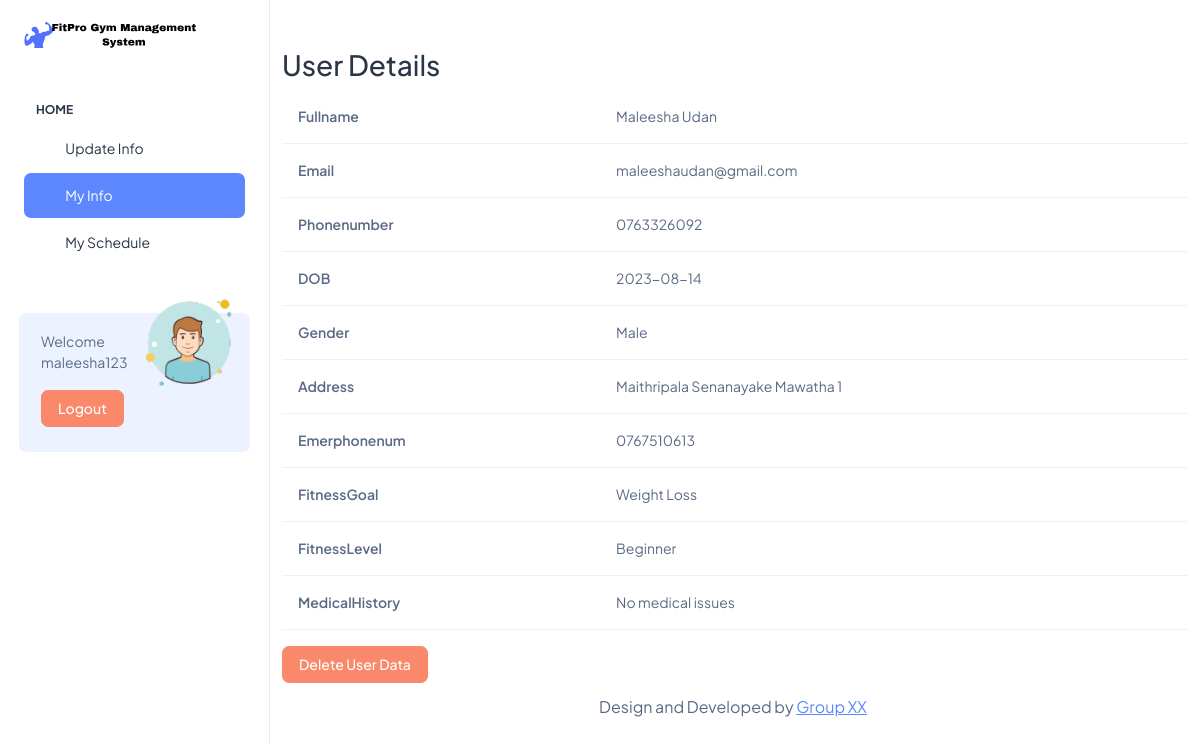
Page /myinfo.php (signed in) on the committed database.
### tables this page shows
CREATE TABLE `info` (
  `id` int(11) NOT NULL,
  `username` varchar(30) DEFAULT NULL,
  `fullname` varchar(255) DEFAULT NULL,
  `email` varchar(255) DEFAULT NULL,
  `phonenumber` varchar(20) DEFAULT NULL,
  `DOB` varchar(10) DEFAULT NULL,
  `gender` varchar(10) DEFAULT NULL,
  `address` varchar(255) DEFAULT NULL,
  `emerphonenum` varchar(20) DEFAULT NULL,
  `fitnessGoal` varchar(255) DEFAULT NULL,
  `fitnessLevel` varchar(255) DEFAULT NULL,
  `medicalHistory` text DEFAULT NULL
);

### myinfo.php (the view, shortened to what this page needs)
<?php
        require_once "dbconfig.php";
        $username = $_SESSION["username"];
        $selectQuery = "SELECT * FROM info WHERE username = '$username'";
        $result = $conn->query($selectQuery);
        $userDetails = [];
        if ($result->num_rows > 0) {
            $userDetails = $result->fetch_assoc();
        }
        $excludedColumns = ["id", "username"];
?>
<!doctype html>
<html lang="en">
<head>
  <link rel="stylesheet" href="../assets/css/styles.min.css" />
</head>
<body>
  <div class="page-wrapper" id="main-wrapper" data-layout="vertical" data-navbarbg="skin6" data-sidebartype="full"
    data-sidebar-position="fixed" data-header-position="fixed">
    <aside class="left-sidebar">
      <div>
        <div class="brand-logo d-flex align-items-center justify-content-between">
          <a href="./dashboard.php" class="text-nowrap logo-img">
            <img src="../assets/images/logos/dark-logo.svg" width="180" alt="" />
          </a>
        </div>
        <nav class="sidebar-nav scroll-sidebar" data-simplebar="">
          <ul id="sidebarnav">
            <li class="nav-small-cap">
              <span class="hide-menu">Home</span>
            </li>
            <li class="sidebar-item">
              <a class="sidebar-link" href="./dashboard.php" aria-expanded="false">
                <span>
                  <i class="ti ti-pencil"></i>
                </span>
                <span class="hide-menu">Update Info</span>
              </a>
            </li>
            <li class="sidebar-item">
              <a class="sidebar-link" href="./myinfo.php" aria-expanded="false">
                <span>
                  <i class="ti ti-user"></i>
                </span>
                <span class="hide-menu">My Info</span>
              </a>
            </li>
            <li class="sidebar-item">
              <a class="sidebar-link" href="./schedule.php" aria-expanded="false">
                <span>
                  <i class="ti ti-layout-dashboard"></i>
                </span>
                <span class="hide-menu">My Schedule</span>
              </a>
            </li>
          </ul>
          <div class="unlimited-access hide-menu bg-light-primary position-relative mb-7 mt-5 rounded">
            <div class="d-flex">
              <div class="unlimited-access-title me-3">
              <?php
                    if (isset($_SESSION["username"])) {
                        $username = $_SESSION["username"];
                        echo "Welcome $username";
                    } else {
                        echo "Welcome!";
                    }
                ?>
              </div>
              <div class="unlimited-access-img">
                <img src="../assets/images/backgrounds/rocket.png" alt="" class="img-fluid">
              </div>
            </div>
            <a href="logout.php" class="btn btn-danger">Logout</a>
          </div>
        </nav>
      </div>
    </aside>
    <div class="body-wrapper">
            <div class="container mt-5">
            <h2>User Details</h2>
            <table class="table">
                <tbody>
                <?php foreach ($userDetails as $column => $value) {
                    if (!in_array($column, $excludedColumns)) {
                ?>
                    <tr>
                        <th><?php echo ucwords(str_replace("_", " ", $column)); ?></th>
                        <td><?php echo $value; ?></td>
                    </tr>
                <?php
                    }
                } ?>
                </tbody>
            </table>
            <?php if ($result->num_rows > 0) { ?>
                    <button id="deleteButton" class="btn btn-danger">Delete User Data</button>
                <?php } ?>
            </div>
        <div class="py-6 px-6 text-center">
          <p class="mb-0 fs-4">Design and Developed by <a href="#" target="_blank" class="pe-1 text-primary text-decoration-underline">Group XX</a></p>
        </div>
      </div>
    </div>
</body>
</html>

### rows in the picture
info: fullname "Maleesha Udan", email "maleeshaudan@gmail.com", phonenumber "0763326092", DOB "2023-08-14", gender "Male", address "Maithripala Senanayake Mawatha 1", emerphonenum "0767510613", fitnessGoal "Weight Loss", fitnessLevel "Beginner", medicalHistory "No medical issues"

### other values in the picture
$username "maleesha123"
str_replace("_", " ", $column) "Fullname"
str_replace("_", " ", $column) "Email"
str_replace("_", " ", $column) "Phonenumber"
str_replace("_", " ", $column) "DOB"
str_replace("_", " ", $column) "Gender"
str_replace("_", " ", $column) "Address"
str_replace("_", " ", $column) "Emerphonenum"
str_replace("_", " ", $column) "FitnessGoal"
str_replace("_", " ", $column) "FitnessLevel"
str_replace("_", " ", $column) "MedicalHistory"
